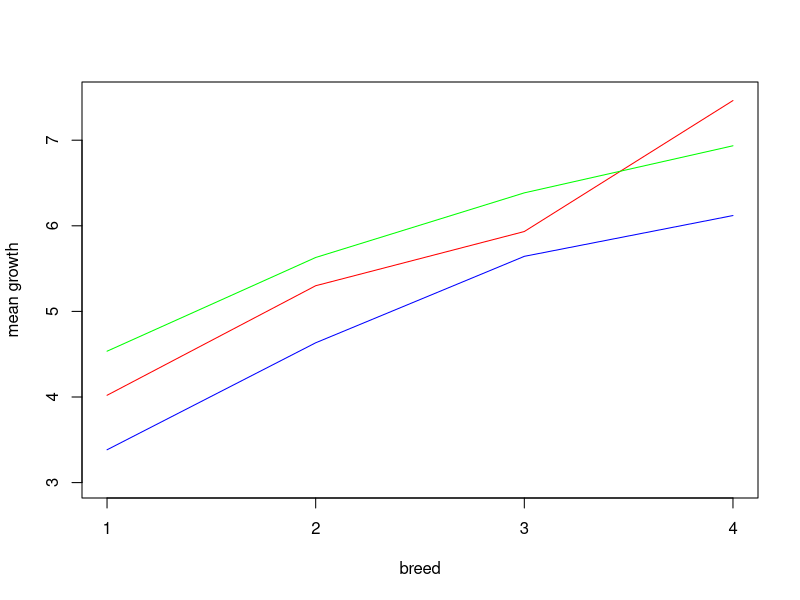

The R script that drew this image:
## ---- chunk 1
xfun::embed_file('chick.csv')
## ---- chunk 2
chickgrowth<- read.csv('chick.csv')
chickgrowth$feed<-as.factor(chickgrowth$feed)
chickgrowth$breed<-as.factor(chickgrowth$breed)
chickgrowth
## ---- chunk 3
full.model <- lm(growth~feed*breed, data = chickgrowth)
SSE.full <- sum(full.model$residuals^2)
int.model <- lm(growth~1, data = chickgrowth)
SSE.int <- sum(int.model$residuals^2)
n <- length(chickgrowth$growth)

F <- ((SSE.int - SSE.full) / 11) / (SSE.full/(n - 12))
1-pf(F,11,n-12)

## ---- chunk 4
no.inter.model <- lm(growth~feed + breed, data = chickgrowth)
SSE.no.inter <- sum(no.inter.model$residuals^2)

F <- ((SSE.no.inter - SSE.full) / 6) / (SSE.full/(n - 12))
1-pf(F,6,n-12)

## ---- chunk 5
library(car)
Anova(lm(growth~feed*breed, data = chickgrowth), type = 3)
## ---- chunk 6
means <- aggregate(growth~feed*breed, data = chickgrowth, FUN=mean)
sub1 <- c(1,4,7,10)
sub2 <- c(2,5,8,11)
sub3 <- c(3,6,9,12)
plot(as.numeric(means[sub1,2]), means[sub1,3], type = 'l', xlab = 'breed', col = 'blue', ylab = 'mean growth', ylim = c(3.0,7.5), xaxt='n')
axis(side = 1, at = c(1,2,3,4))
lines(means[sub2,2], means[sub2,3], col = 'red')
lines(means[sub3,2], means[sub3,3], col = 'green')
## ---- chunk 7
MSE <- (SSE.full/(n - 12))


means <- aggregate(growth~feed*breed, data = chickgrowth, FUN=mean)
LS.means.feed1 <- 0.25*(means[1,3]+means[4,3]+means[7,3]+means[10,3])
n11 <- sum(chickgrowth$feed==1 & chickgrowth$breed==1)
n12 <- sum(chickgrowth$feed==1 & chickgrowth$breed==2)
n13 <- sum(chickgrowth$feed==1 & chickgrowth$breed==3)
n14 <- sum(chickgrowth$feed==1 & chickgrowth$breed==4)
LS.means.feed2 <- 0.25*(means[2,3]+means[5,3]+means[8,3]+means[11,3])
n21 <- sum(chickgrowth$feed==2 & chickgrowth$breed==1)
n22 <- sum(chickgrowth$feed==2 & chickgrowth$breed==2)
n23 <- sum(chickgrowth$feed==2 & chickgrowth$breed==3)
n24 <- sum(chickgrowth$feed==2 & chickgrowth$breed==4)


tukey.feed12 <- (LS.means.feed1-LS.means.feed2) / ((1/sqrt(2))*sqrt(MSE*(1/16)*(1/n11+1/n12 + 1/n13 + 1/n14+1/n21+1/n22 + 1/n23 + 1/n24)))

tukey.feed12

1-ptukey(abs(tukey.feed12), 3, n-12)

t.ratio <- (LS.means.feed1-LS.means.feed2) / (sqrt(MSE*(1/16)*(1/n11+1/n12 + 1/n13 + 1/n14+1/n21+1/n22 + 1/n23 + 1/n24)))

t.ratio

library(emmeans)
em.feed <- emmeans(lm(growth~feed*breed, data = chickgrowth), c('feed'))
em.feed
pairs(em.feed, adjust = 'tukey')


em.breed <- emmeans(lm(growth~feed*breed, data = chickgrowth), c('breed'))
em.breed
pairs(em.breed, adjust = 'tukey')


## ---- chunk 8
response <- c(1.4,2.4,2.2,2.1,1.7,0.7,1.1,2.5,1.8,2.0,0.5,0.9,1.3)
bone <- c('severe','severe','severe','moderate','moderate','mild','mild','moderate','moderate','moderate','mild','mild','mild')
sex <- c('male','male','male','male','male','male','male','female','female','female','female','female','female')
growth <- data.frame(response = response, bone = bone, sex = sex)
## ---- chunk 9
options(contrasts = c('contr.sum', 'contr.sum'))
X.full <- model.matrix(response ~ bone*sex, data = growth)
X.obs <- X.full[,1:4]
X.obs <- cbind(X.obs,c(0,0,0,1,1,-1,-1,-1,-1,-1,1,1,1))
solve(t(X.obs)%*%X.obs)%*%t(X.obs)
## ---- chunk 10
n <- nrow(X.obs)
p <- ncol(X.obs)
hat.beta <- solve(t(X.obs)%*%X.obs)%*%t(X.obs)%*%matrix(response, n,1)
hat.beta
SSE.obs <- sum((matrix(response, n,1) - X.obs%*%hat.beta)^2)
X.nointeraction <- X.obs[,1:4]
hat.beta.nointer <- solve(t(X.nointeraction)%*%X.nointeraction)%*%t(X.nointeraction)%*%matrix(response, n,1)
SSE.nointer <- sum((matrix(response, n,1) - X.nointeraction%*%hat.beta.nointer)^2)

F <- ((SSE.nointer - SSE.obs)/1)/(SSE.obs/(n-p))
F
1-pf(F,1,n-p)

## ---- chunk 11
X.nobone <- X.obs[,-(2:3)]
hat.beta.nobone <- solve(t(X.nobone)%*%X.nobone)%*%t(X.nobone)%*%matrix(response, n,1)
SSE.nobone <- sum((matrix(response, n,1) - X.nobone%*%hat.beta.nobone)^2)

F <- ((SSE.nobone - SSE.obs)/2)/(SSE.obs/(n-p))
F
1-pf(F,1,n-p)

## ---- chunk 12
X.nosex <- X.obs[,-4]
hat.beta.nosex <- solve(t(X.nosex)%*%X.nosex)%*%t(X.nosex)%*%matrix(response, n,1)
SSE.nosex <- sum((matrix(response, n,1) - X.nosex%*%hat.beta.nosex)^2)

F <- ((SSE.nosex - SSE.obs)/1)/(SSE.obs/(n-p))
F
1-pf(F,1,n-p)

## ---- chunk 13
MSE <- SSE.obs/(n-p)
LS.bone <- c(2,2,0.9)
ratio.12 <- 0
ratio.13 <- 1.1/sqrt(MSE*(1/2)*(1/3+(1/4)*(1/2+1/3)))
ratio.23 <- 1.1/sqrt(MSE*(1/2)*(1/4)*(1/2+1/3+1/2+1/3))

p12 <- 1-ptukey(ratio.12, 3, n-p)
p12
p13 <- 1-ptukey(ratio.13, 3, n-p)
p13
p23 <- 1-ptukey(ratio.23, 3, n-p)
p23

## ---- chunk 14
growth2 <- growth[4:n,]
growth2$bone = factor(growth2$bone, levels = unique(growth2$bone))
library(car)
my.lm<-lm(response~bone*sex, data = growth2)
Anova(my.lm)
summary(my.lm)

X <- model.matrix(response~bone*sex, data = growth2)
solve(t(X)%*%X)%*%t(X)
